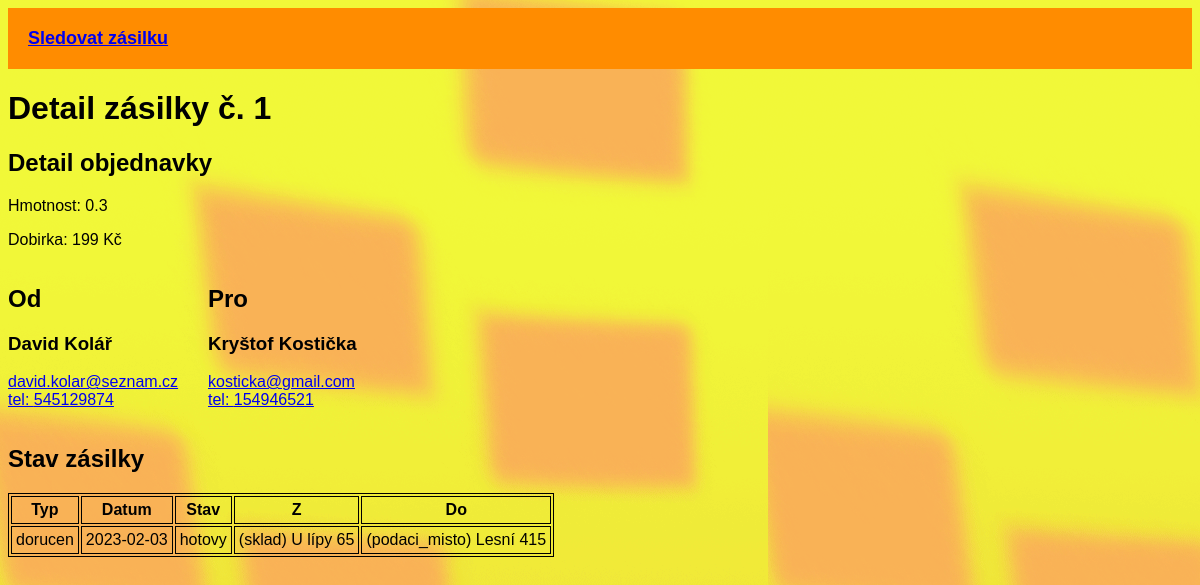
/kuryrni_sluzba/zasilka2.php?id=1, run on the app's committed database.
### tables this page shows
CREATE TABLE `zasilka` (
  `Id` int(11) NOT NULL,
  `Hmotnost` float NOT NULL,
  `Odesilatel` int(11) NOT NULL,
  `Prijemce` int(11) NOT NULL,
  `Podaci_misto` int(11) NOT NULL,
  `Dobirka` int(11) NOT NULL DEFAULT 0
);

CREATE TABLE `kontakty` (
  `Id` int(11) NOT NULL,
  `Prijmeni` varchar(80) NOT NULL,
  `Jmeno` varchar(80) NOT NULL,
  `Titul` varchar(14) NOT NULL,
  `Telefon` int(11) NOT NULL,
  `Email` varchar(80) NOT NULL,
  `Adresa` varchar(150) NOT NULL
);

### kuryrni_sluzba/conn.php (called while the page is built, shortened)
<?php
function fetchAssoc( $sql, $conn ){
    $result = mysqli_query( $conn, $sql );
    $pole = mysqli_fetch_array($result, MYSQLI_ASSOC);
    return $pole;
}
function fetchAll( $sql, $conn ){
    $result = mysqli_query( $conn, $sql );
    $pole = mysqli_fetch_all($result, MYSQLI_ASSOC);
    return $pole;
}

### kuryrni_sluzba/zasilka2.php (the view, shortened to what this page needs)
<?php include( "hlavicka.php" ); ?>
<?php
    $sql = "SELECT z.Id AS Id,
    z.Hmotnost AS Hmotnost,
    z.Dobirka AS Dobirka,
    od.Jmeno AS OdJmeno,
    od.Prijmeni AS OdPrijmeni,
    od.Telefon AS OdTelefon,
    od.Email AS OdEmail,
    pro.Jmeno AS ProJmeno,
    pro.Prijmeni AS ProPrijmeni,
    pro.Telefon AS ProTelefon,
    pro.Email AS ProEmail
    FROM zasilka AS z
    JOIN kontakty od ON od.Id = z.Odesilatel
    JOIN kontakty pro ON pro.Id = z.Prijemce
    JOIN adresy_mista AS a ON a.Id = z.Podaci_misto
    WHERE z.Id = ". $_GET["id"] ."
    GROUP BY z.Id
    ";
    $z = fetchAssoc($sql, $conn);
    $sql_ukony = "SELECT u.Typ as Typ,
    u.Datum_zahajeni as Datum,
    CONCAT('(', z.Typ, ') ', z.Adresa) as Z,
    do.Typ AS DoTyp,
    do.Adresa AS DoAdresa,
    u.Stav as Stav
    FROM zasilka_ukony AS zu
    JOIN ukony AS u ON u.Id = zu.Ukon_id
    JOIN adresy_mista AS z ON z.Id = u.Z_adresy
    JOIN adresy_mista AS do ON do.Id = u.Do_adresy
    WHERE zu.Zas_id = ". $_GET["id"] ."
    AND (u.Stav = 'aktivni' OR u.Stav = 'hotovy')
    GROUP BY u.Id
    ";
    $ukony = fetchAll($sql_ukony, $conn);
?>
    <h1>Detail zásilky č. <?php echo $_GET[ 'id' ] ?></h1>
    <div>
        <h2>Detail objednavky</h2>
        <p>
            Hmotnost: <?php echo $z["Hmotnost"] ?>
        </p>
        <p>
            Dobirka: <?php echo $z["Dobirka"] ?> Kč
        </p>
    </div>
    <div class="info">
        <div>
            <h2>Od</h2>
            <h3>
                <?php echo $z["OdJmeno"]." ".$z["OdPrijmeni"] ?>
            </h3>
            <p>
                <a href="mailto:<?php echo $z["OdEmail"] ?>">
                    <?php echo $z["OdEmail"] ?>
                </a>
                <br/>
                <a href="tel:<?php echo $z["OdTelefon"] ?>">
                    tel: <?php echo $z["OdTelefon"] ?>
                </a>
            </p>
        </div>
        <div>
            <h2>Pro</h2>
            <h3>
                <?php echo $z["ProJmeno"]." ".$z["ProPrijmeni"] ?>
            </h3>
            <p>
                <a href="mailto:<?php echo $z["ProEmail"] ?>">
                    <?php echo $z["ProEmail"] ?>
                </a>
                <br/>
                <a href="tel:<?php echo $z["ProTelefon"] ?>">
                    tel: <?php echo $z["ProTelefon"] ?>
                </a>
            </p>
        </div>
    </div>
    <h2>Stav zásilky</h2>
    <?php if(empty($ukony)): ?>
        <p>Cekame na dodani zasilky</p>
    <?php else: ?>
        <table style="border: 1px solid black;">
            <thead>
                <tr>
                    <th>Typ</th>
                    <th>Datum</th>
                    <th>Stav</th>
                    <th>Z</th>
                    <th>Do</th>
                </tr>
            </thead>
            <tbody>
                <?php foreach($ukony as $ukon): ?>
                    <tr>
                        <td>
                            <?php echo $ukon["Typ"] ?>
                        </td>
                        <td>
                            <?php echo $ukon["Datum"] ?>
                        </td>
                        <td>
                            <?php echo $ukon["Stav"] ?>
                        </td>
                        <td>
                            <?php echo $ukon["Z"] ?>
                        </td>
                        <td>
                            <?php echo "(".$ukon["DoTyp"].") ".$ukon["DoAdresa"] ?>
                        </td>
                    </tr>
                <?php endforeach; ?>
            </tbody>
        </table>
    <?php endif ?>
<?php include( "paticka.php" ); ?>

### kuryrni_sluzba/hlavicka.php (shortened to what this page needs)
<!DOCTYPE html>
<html lang="cs-cz">
<head>
    <link rel="stylesheet" href="css/style.css">
</head>
<body>
    <div class="zluty">
        <a href="./index.php" class="nadpis">Sledovat zásilku</a>
    </div>
    <?php
    include("conn.php");
?>

### kuryrni_sluzba/paticka.php
    </body>
</html>

### kuryrni_sluzba/css/style.css (style rules this page uses)
body { background-image: url(../img/pozadi.png); }
table { border: 3px solid black; }
th, td { border: 1px solid black; padding: 4px; }
.zluty { background-color: darkorange; padding: 20px; }
.nadpis { font-size: 18px; font-weight: bold; }

### kuryrni_sluzba/zasilka2.php (style rules this page uses)
* { font-family: Arial; }
.info { display: grid; grid-template-columns: 200px 200px; }

### data on the page
zasilka: Hmotnost "0.3", Dobirka "199", Odesilatel.Jmeno "David", Odesilatel.Prijmeni "Kolář", Odesilatel.Email "david.kolar@seznam.cz", Odesilatel.Telefon "545129874", Prijemce.Jmeno "Kryštof", Prijemce.Prijmeni "Kostička", Prijemce.Email "kosticka@gmail.com", Prijemce.Telefon "154946521"

### other printed values
$_GET[ 'id' ] "1"
$ukon["Typ"] "dorucen"
$ukon["Datum"] "2023-02-03"
$ukon["Stav"] "hotovy"
$ukon["Z"] "(sklad) U lípy 65"
$ukon["DoTyp"] "podaci_misto"
$ukon["DoAdresa"] "Lesní 415"
